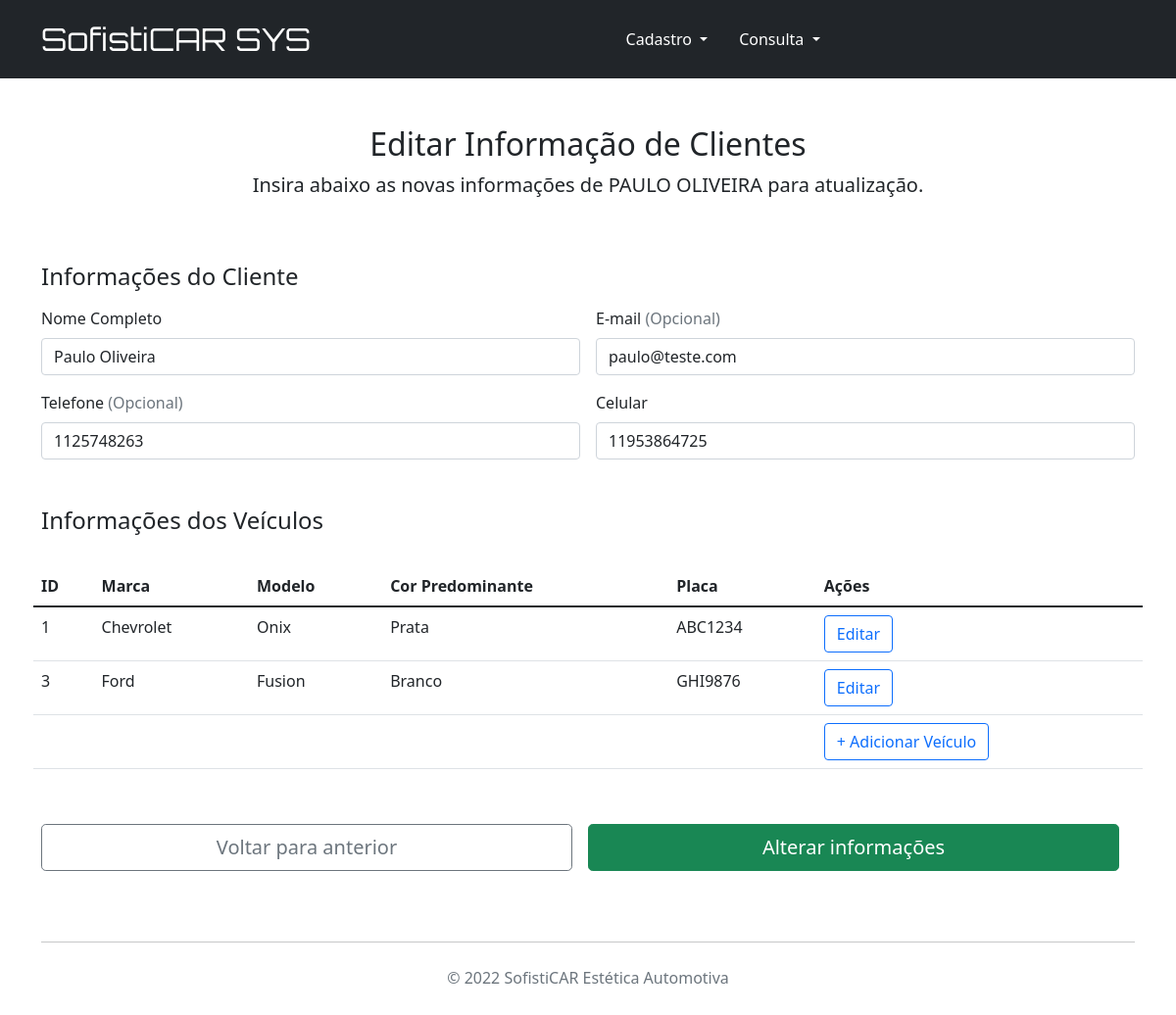
Page /editar_clientes/1 on the committed database.
### cadastro_clientes.py (models this page shows, shortened)
class Cliente(db.Model):
    __tablename__ = 'clientes'
    id = db.Column('ID', db.Integer, primary_key=True, autoincrement=True)
    nome = db.Column('Nome', db.String(150), nullable=False)
    email = db.Column('Email', db.String(150), nullable=False)
    telefone = db.Column('Telefone', db.String(150), nullable=False)
    celular = db.Column('Celular', db.String(150), nullable=False)
    veiculos = relationship(Veiculo, backref="clientes")

class Veiculo(db.Model):
    __tablename__ = 'veiculos'
    id = db.Column('ID', db.Integer, primary_key=True, autoincrement=True)
    marca = db.Column('Marca', db.String(150), nullable=False)
    modelo = db.Column('Modelo', db.String(150), nullable=False)
    cor = db.Column('Cor', db.String(150), nullable=False)
    placa = db.Column('Placa', db.String(150), nullable=False)
    cliente_id = db.Column(db.Integer, db.ForeignKey('clientes.ID'))
    cliente = relationship('Cliente')
    orcamentos = relationship(Orcamento, backref="veiculos")
    agendamento = relationship(Agendamento, backref='veiculos')

### cadastro_clientes.py (the view, shortened to what this page needs)
@app.route('/editar_clientes/<int:id>', methods=['GET', 'POST'])
def edita_cliente(id):
    cliente = Cliente.query.get(id)
    veiculo = Veiculo.query.all()
    return render_template('editar_clientes.html', cliente=cliente, veiculos=veiculo)

### templates/editar_clientes.html (shortened to what this page needs)
{% extends "base.html" %}
{% block conteudo %}
<main class="container">
    <div class="py-5 text-center">
        <h2>Editar Informação de Clientes</h2>
        <p class="lead">Insira abaixo as novas informações de {{ cliente.nome.upper() }} para atualização.</p>
    </div>
    <div class="row g-5">
        <div class="col-12">
            <form action="/editar_clientes/{{ cliente.id }}" method="POST">
                <h4 class="mb-3">Informações do Cliente</h4>
                <div class="row g-3">
                    <div class="col-sm-12 col-md-6">
                        <label for="nome" class="form-label">Nome Completo</label>
                        <input type="text" class="form-control" id="nome" name="nome" placeholder="Nome Completo" value="{{ cliente.nome }}">
                    </div>
                    <div class="col-sm-12 col-md-6">
                        <label for="email" class="form-label">E-mail<span class="text-muted">&nbsp;(Opcional)</span></label>
                        <input type="email" class="form-control" id="email" name="email" placeholder="E-mail" value="{{ cliente.email }}">
                    </div>
                    <div class="col-sm-12 col-md-6">
                        <label for="telefone" class="form-label">Telefone<span class="text-muted">&nbsp;(Opcional)</span></label>
                        <input type="tel" class="form-control" id="telefone" name="telefone" placeholder="Telefone" value="{{ cliente.telefone }}">
                    </div>
                    <div class="col-sm-12 col-md-6">
                        <label for="celular" class="form-label">Celular</label>
                        <input type="tel" class="form-control" id="celular" name="celular" placeholder="Celular" value="{{ cliente.celular }}">
                    </div>
                <h4 class="mb-3">Informações dos Veículos</h4>
                <table class="table col-12">
                    <thead class="col-12">
                        <th>ID</th>
                        <th>Marca</th>
                        <th>Modelo</th>
                        <th>Cor Predominante</th>
                        <th>Placa</th>
                        <th>Ações</th>
                    </thead>
                    <tbody class="col-12">
                        {% for veiculo in veiculos %}
                            {% if cliente.id == veiculo.cliente_id %}
                            <tr>
                                <td>{{ veiculo.id }}</td>
                                <td>{{ veiculo.marca }}</td>
                                <td>{{ veiculo.modelo }}</td>
                                <td>{{ veiculo.cor }}</td>
                                <td>{{ veiculo.placa }}</td>
                                <td>
                                    <a href="/editar_veiculo/{{veiculo.id}}"><button type="button" class="btn btn-outline-primary">Editar</button></a>
                                </td>
                            </tr>
                            {% endif %}
                        {% endfor %}
                        <tr>
                            <td> </td>
                            <td> </td>
                            <td> </td>
                            <td> </td>
                            <td> </td>
                            <td>
                                <a href="/veiculos/{{ cliente.id }}"><button type="button" class="btn btn-outline-primary">+ Adicionar Veículo</button></a>
                            </td>
                        </tr>
                    </tbody>
                </table>
                <div class="row g-3">
                    <div class="col-md-12 col-lg-6 p-2">
                        <a class="w-100 btn btn-outline-secondary btn-lg" href="javascript:history.back()">Voltar para anterior</a>
                    </div>
                    <div class="col-md-12 col-lg-6 p-2">
                        <button type="button" class="w-100 btn btn-success btn-lg" data-bs-toggle="modal" data-bs-target="#exampleModal{{cliente.id}}">
                            Alterar informações
                        </button>
                    </div>
                </div>
            </form>
        </div>
    </div>
</main>
{% endblock %}

### rows in the picture
Cliente: nome "PAULO OLIVEIRA", nome "Paulo Oliveira", email "paulo@teste.com", telefone "1125748263", celular "11953864725"
Veiculo: id "1", marca "Chevrolet", modelo "Onix", cor "Prata", placa "ABC1234"
Veiculo: id "3", marca "Ford", modelo "Fusion", cor "Branco", placa "GHI9876"
